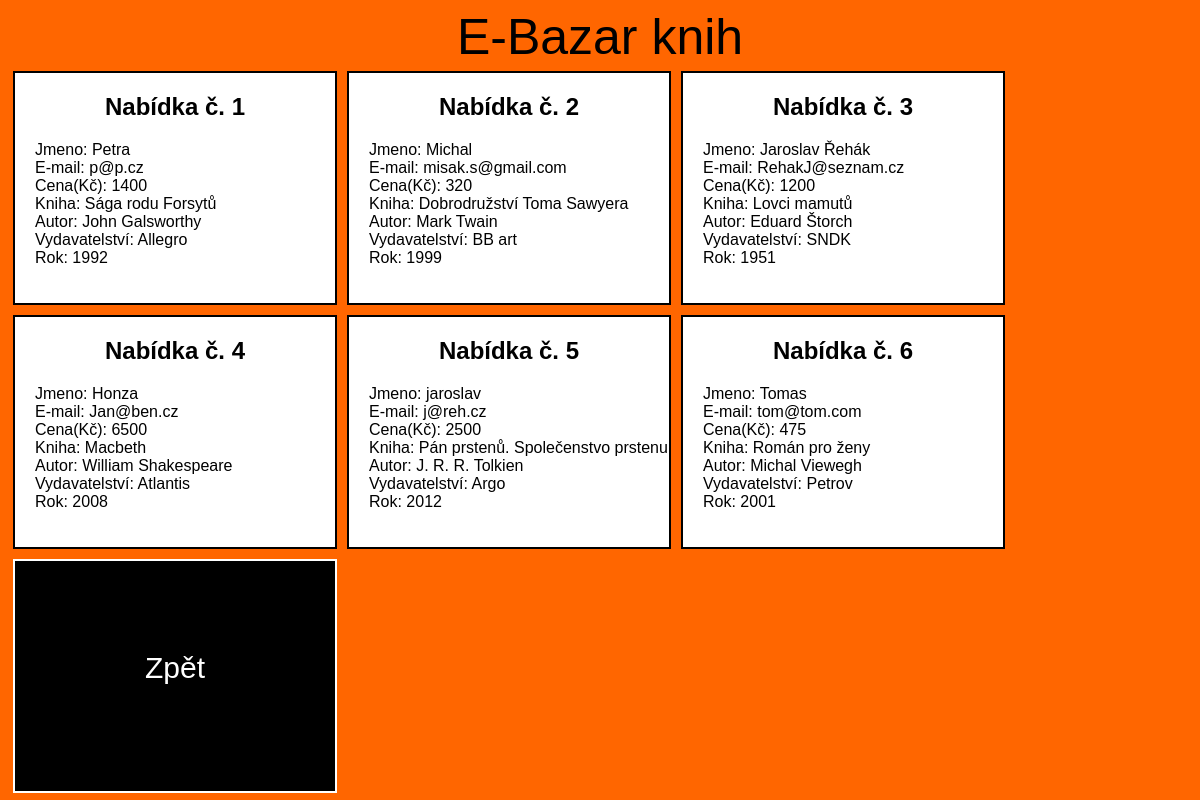
Screenshot of /index.php?page=ukaz&num=1 with the database file from the repository.
### tables this page shows
CREATE TABLE IF NOT EXISTS `inzeraty` (
  `jmeno` varchar(50) NOT NULL,
  `email` varchar(50) NOT NULL,
  `cena` int(11) NOT NULL,
  `kniha` varchar(50) NOT NULL,
  `id` int(11) NOT NULL AUTO_INCREMENT,
  PRIMARY KEY (`id`),
  UNIQUE KEY `id` (`id`)
);

CREATE TABLE IF NOT EXISTS `knihy` (
  `id` int(11) NOT NULL AUTO_INCREMENT,
  `autor` varchar(50) NOT NULL,
  `nazev` varchar(50) NOT NULL,
  `vydavatelstvi` varchar(50) NOT NULL,
  `rok` int(4) NOT NULL,
  PRIMARY KEY (`id`),
  UNIQUE KEY `id` (`id`)
);

### index.php (the view, shortened to what this page needs)
<!DOCTYPE html>
<html lang='cs'>
  <head>
    <link rel="stylesheet" type="text/css" href="style.css">
  </head>
  <body>
    <header>E-Bazar knih</header>
    <section>
        <?php
          if(isset($_GET['page'])){
              $db = mysqli_connect("localhost","root","","bazar");
              mysqli_set_charset($db,"utf8");
              $page = $_GET['page'];
              if($page == "ukaz"){
                  $result_a = mysqli_query(
                        $db,
                        "SELECT jmeno, email, cena, kniha, autor, vydavatelstvi, rok
                        FROM INZERATY, KNIHY
                        WHERE INZERATY.kniha = KNIHY.nazev"
                    );
                  $cislo = 0;
                  while ($inz = mysqli_fetch_row($result_a)){
                      $cislo+=1;
                      echo "<div class=\"inzeraty\">";
                      echo "<h1>Nabídka č. $cislo </h1>";
                      echo "<p>Jmeno: $inz[0]<br>
                              E-mail: $inz[1]<br>
                            Cena(Kč): $inz[2]<br>
                               Kniha: $inz[3]<br>
                               Autor: $inz[4]<br>
                       Vydavatelství: $inz[5]<br>
                                 Rok: $inz[6]</p>";
                      echo "</div>";
                  }
                  echo "<div id=\"zpet_ukaz\">";
                  echo "<a href=\"index.php\">Zpět</a>";
                  echo "</div>";
              }
          }else{
            echo "<div id=\"uvod\">";
            echo "<a href=\"index.php?page=ukaz\">Zobrazit inzeráty</a>";
            echo "<a href=\"index.php?page=vloz\">Přidat inzerát</a>";
            echo "</div>";
          }
        ?>
    </section>
  </body>
</html>

### style.css (style rules this page uses)
html { font-family: 'Trebuchet MS', 'Lucida Sans Unicode', sans-serif; }
body { background-color: rgb(255,102,0); }
header { font-size: 50px; text-align: center; }
.inzeraty { margin: 5px 5px 5px 5px; float: left; text-align: center; width:320px; height: 230px; background-color: white; border: 2px solid black; }
.inzeraty p { text-align: left; padding-left: 20px; }
#zpet_ukaz a { float: left; display: block; margin: 5px 5px 5px 5px; text-align: center; text-decoration: none; height: 25px; color: white; font-size: 30px; width: 320px; height: 140px; padding-top: 90px; background-color: black; border: 2px solid white; }

### rows the page displays
inzeraty: jmeno "Petra", email "p@p.cz", cena "1400", kniha "Sága rodu Forsytů", knihy.autor "John Galsworthy", knihy.vydavatelstvi "Allegro", knihy.rok "1992"
inzeraty: jmeno "Michal", email "misak.s@gmail.com", cena "320", kniha "Dobrodružství Toma Sawyera", knihy.autor "Mark Twain", knihy.vydavatelstvi "BB art", knihy.rok "1999"
inzeraty: jmeno "Jaroslav Řehák", email "RehakJ@seznam.cz", cena "1200", kniha "Lovci mamutů", knihy.autor "Eduard Štorch", knihy.vydavatelstvi "SNDK", knihy.rok "1951"
inzeraty: jmeno "Honza", email "Jan@ben.cz", cena "6500", kniha "Macbeth", knihy.autor "William Shakespeare", knihy.vydavatelstvi "Atlantis", knihy.rok "2008"
inzeraty: jmeno "jaroslav", email "j@reh.cz", cena "2500", kniha "Pán prstenů. Společenstvo prstenu", knihy.autor "J. R. R. Tolkien", knihy.vydavatelstvi "Argo", knihy.rok "2012"
inzeraty: jmeno "Tomas", email "tom@tom.com", cena "475", kniha "Román pro ženy", knihy.autor "Michal Viewegh", knihy.vydavatelstvi "Petrov", knihy.rok "2001"
